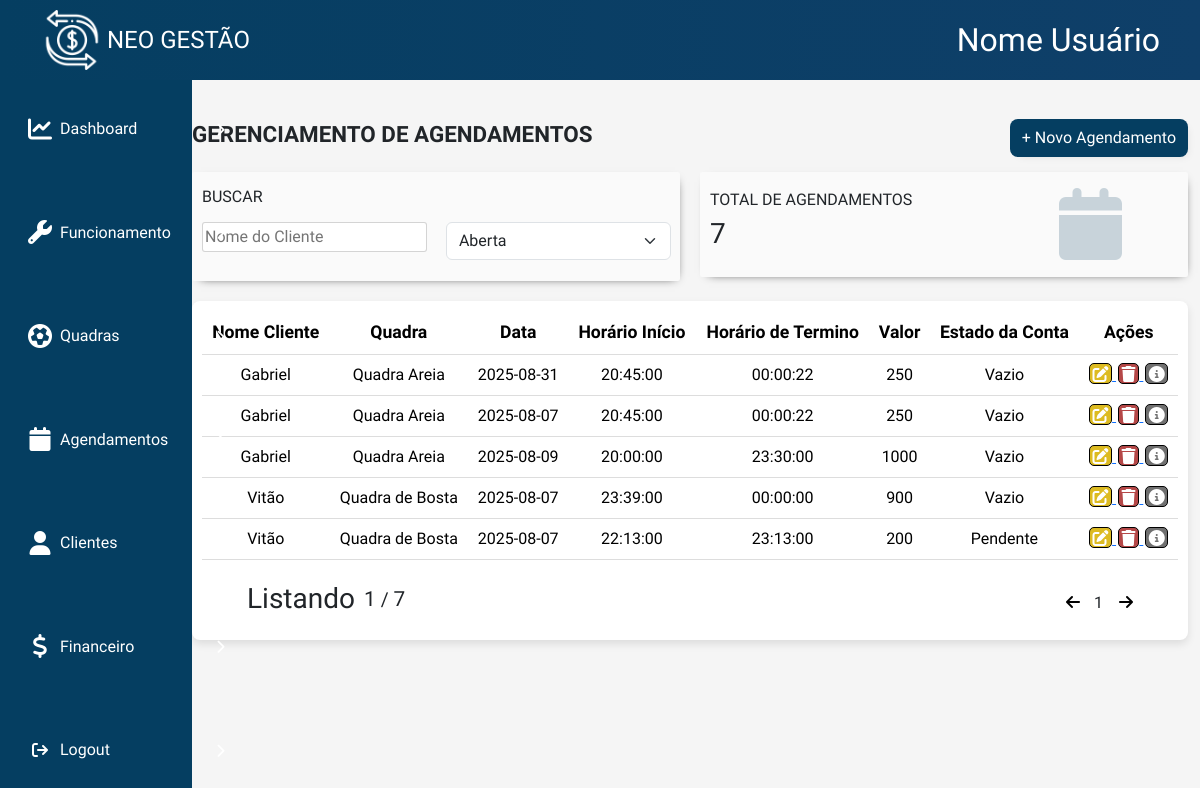
Page /public/assets/PHP/Agendamentos.php (signed in) on the committed database.
### tables this page shows
CREATE TABLE `agendamentos` (
  `id` int(11) NOT NULL,
  `id_empresa` int(11) NOT NULL,
  `id_cliente` int(11) NOT NULL,
  `id_quadra` int(11) NOT NULL,
  `dt` date NOT NULL,
  `horario_agendado` time NOT NULL,
  `tempo_alocado` time NOT NULL,
  `valor` float(10,2) NOT NULL,
  `estado_conta` int(11) NOT NULL
);

CREATE TABLE `clientes` (
  `id` int(11) NOT NULL,
  `id_empresa` int(11) NOT NULL,
  `nome` varchar(50) NOT NULL,
  `sobrenome` varchar(50) NOT NULL,
  `dt_nascimento` date DEFAULT NULL,
  `email` varchar(45) NOT NULL,
  `cpf` char(14) NOT NULL,
  `cnpj` varchar(18) DEFAULT NULL,
  `rg` char(12) NOT NULL,
  `celular` char(11) NOT NULL,
  `cep` char(9) NOT NULL,
  `uf` char(2) NOT NULL,
  `cidade` varchar(50) NOT NULL,
  `rua` varchar(50) NOT NULL,
  `nCasa` varchar(7) NOT NULL,
  `complemento` varchar(50) DEFAULT NULL,
  `data_cadastro` datetime DEFAULT current_timestamp()
);

CREATE TABLE `quadras` (
  `id` int(11) NOT NULL,
  `id_empresa` int(11) NOT NULL,
  `id_modalidade` int(11) NOT NULL,
  `descr` varchar(150) DEFAULT NULL,
  `disponibilidade` tinyint(1) NOT NULL,
  `valor_hora` float(10,2) NOT NULL
);

### public/assets/PHP/Agendamentos.php (the view, shortened to what this page needs)
?><!DOCTYPE html>
<html lang="pt-br">
<head>
    <link rel="stylesheet" href="../CSS/agendamentos.css">
    <link rel="stylesheet" href="../components/mensagem.css">
    <link rel="stylesheet" href="../components/header.css">
    <link rel="stylesheet" href="../components/sidebar.css">
    <link rel="stylesheet" href="../CSS/PopUp.css">
    <link rel="stylesheet" href="../CSS/bootstrap.min.css">
    <link rel="stylesheet" href="../CSS/all.css">
</head>
<body>
<div class="full-content">
    <?php include '../components/sidebar.php';?>
    <div id="main-content">
    <header><?php require '../components/header.php';?> </header>
        <?php include_once "./modalAgendamento/cadastroAgend.php"; ?>
        <main>
            <?php
            $query = $pdo ->prepare(
            "SELECT
            count(*) AS total_agendamentos
            FROM
            agendamentos"
            );
            $query -> execute();
            $resultAgendamentos = $query -> fetchAll(PDO::FETCH_ASSOC);
            $totalAgendamentos = [];
            foreach($resultAgendamentos as $agendamento){
                $totalAgendamentos[] = $agendamento['total_agendamentos'];
            }
            ?>
            <div class="container">
                <section class="top-area">
                    <div class="titulo">
                        <h3><strong>GERENCIAMENTO DE AGENDAMENTOS</strong></h3>
                    </div>
                    <div class="adicionar">
                        <button id='openPopUpCadastro' class="btn btn-primary" type="button" data-bs-toggle="modal" data-bs-target="#modalCadastro">+ Novo Agendamento</button>
                    </div>
                </section>
                    <div class="mid-area">
                        <div class="pesquisar">
                            <h6>BUSCAR</h6>
                            <div class="main-pesquisar">
                                <form action="" method="post">
                                    <div class="group">
                                        <input type="text"  name="nomeCli" id="nomeCli" placeholder="Nome do Cliente">
                                    </div>
                                    <div class="group">
                                        <select class="form-select" aria-label="Default select example" name="modalidadeQuadra" aria-placeholder="modalidade">
                                        <option value="0">Aberta</option>
                                        </select>
                                    </div>
                                </form>
                        </div>
                    </div>
                    <div class="total-agendamentos">
                        <div class="grupo">
                            <h6>TOTAL DE AGENDAMENTOS</h6>
                            <div class="main-total-agendamentos">
                                <h3><label for="totalAgend"><?=$totalAgendamentos[0]?></label></h3>
                                <div class="icone-total">
                                    <i class="fa-solid fa-calendar fa-xl"></i>
                                </div>
                            </div>
                        </div>
                    </div>
                </div>
                    <div class="table-clientes">
                        <table class="table table-hover">
                            <thead>
                                <tr>
                                <th scope="col">Nome Cliente</th>
                                <th scope="col">Quadra</th>
                                <th scope="col">Data</th>
                                <th scope="col">Horário Início</th>
                                <th scope="col">Horário de Termino</th>
                                <th scope="col">Valor</th>
                                <th scope="col">Estado da Conta</th>
                                <th scope="col">Ações</th>
                                </tr>
                            </thead>
                            <?php
                            try {
                                $stmt = $pdo->query(
                                "SELECT
                                cli.nome AS nome_cliente,
                                q.descr AS quadras,
                                ag.id,
                                ag.dt,
                                ag.horario_agendado,
                                ag.tempo_alocado,
                                ag.valor,
                                ag.estado_conta
                                FROM agendamentos ag
                                JOIN clientes cli ON ag.id_cliente = cli.id
                                JOIN quadras q ON ag.id_quadra = q.id
                                ");
                                $agendamentos= $stmt->fetchAll(PDO::FETCH_ASSOC);
                            } catch ( PDOException $e) {
                                echo 'erro ao buscar clientes' . $e -> getMessage();
                            }
                            ?>
                            <tbody>
                            <?php
                             foreach ($agendamentos as $agendamento):
                            ?>
                            <tr>
                                <td><label>
                                <?=empty($agendamento['nome_cliente']) ? '<span>Vazio</span>' :
                                $agendamento['nome_cliente']?>
                                </label></td>
                                <td><label>
                                <?=empty($agendamento['quadras']) ? '<span>Vazio</span>' :
                                $agendamento['quadras']?>
                                </label></td>
                                <td><label>
                                <?=empty($agendamento['dt']) ? '<span>Vazio</span>' :
                                $agendamento['dt']?>
                                </label></td>
                                <td><label>
                               <?=empty($agendamento['horario_agendado']) ? '<span>Vazio</span>' :
                                $agendamento['horario_agendado']?>
                                </label></td>
                                <td><label>
                                <?=empty($agendamento['tempo_alocado']) ? '<span>Vazio</span>' :
                                $agendamento['tempo_alocado']?>
                                </label></td>
                                <td><label>
                                <?=empty($agendamento['valor']) ? '<span>Vazio</span>' :
                                $agendamento['valor']?>
                                </label></td>
                                <td><label>
                                <?php
                                if($agendamento['estado_conta'] == 1) {
                                echo 'Pendente';
                                } elseif($agendamento['estado_conta'] == 2){
                                echo 'Pago';
                                } else if($agendamento['estado_conta'] == 3) {
                                echo 'Cancelado';
                                } else{
                                    echo 'Vazio';
                                } ?>
                                </label></td>
                               <td class='icons-item'>
                                    <a href="#"
                                    data-bs-toggle="modal"
                                    data-bs-target="#modalEditar"
                                    data-id="<?= $agendamento['id']; ?>">
                                    <i class="fa-solid fa-pen-to-square first"></i>
                                    </a>
                                    <a href="#"
                                    data-bs-toggle="modal"
                                    data-bs-target="#modalExcluir"
                                    data-id="<?= $agendamento['id']; ?>">
                                    <i class="fa-solid fa-trash second"></i>
                                    </a>
                                    <a href="#"
                                    data-bs-toggle="modal"
                                    data-bs-target="#modalInfo"
                                    data-id="<?= $agendamento['id']; ?>">
                                    <i class="fa-solid fa-circle-info third"></i>
                                    </a>
                                </td>
                            </tr>
                            <?php
                                endforeach;
                            ?>
                            </tbody>
                        </table>
                        <div class="footer-table">
                            <div class='esquerda'>
                                <h3>Listando</h3>
                                <div class='labels'><label for='paginaAtual'>1</label> <p>/</p> <label for='totalPaginas'>7</label></div></div>
                                <div class='direita'><a href='#'><i class='fa-solid fa-arrow-left'></i></a> <label for='paginaAtual'>1</label> <a href='#'><i class='fa-solid fa-arrow-right'></i></a></div>
                        </div>
                    </div>
                </div>
            </div>
    </div>
</body>
</html>

### public/assets/CSS/agendamentos.css (style rules this page uses)
* { margin: 0; padding: 0; box-sizing: border-box; font-family: "Cabin", sans-serif; }
.full-content { display: flex; width: 100%; min-height: 100vh; flex-direction: column; }
.container { width: 100%; height: 100%; display: flex; flex-direction: column; }
.titulo h3 { max-width: 100%; width: 100%; font-size: 1.4rem; }
.top-area { display: flex; padding: 15px 0; align-items: center; justify-content: space-between; width: 100%; }
.top-area .adicionar { margin-left: 3px; max-width: 100%; }
.top-area .adicionar button { background-color: rgba(5, 62, 97, 1); color: white; height: 38px; width: 100%; border-radius: 8px; font-weight: 500; box-shadow: 4px 4px 8px -5px rgba(0, 0, 0, 0.1); border: none; }
.mid-area { display: flex; width: 100%; height: 100%; justify-content: space-between; }
.pesquisar { display: flex; justify-content: center; flex-direction: column; width: 49%; height: 100%; padding: 15px 0px; margin-bottom: 20px; border-radius: 2px; box-shadow: 2px 3px 10px -7px rgb(0, 0, 0); background-color: rgb(250, 250, 250); }
.pesquisar h6 { padding: 0px 0px 0px 10px; }
.main-pesquisar { padding: 8px 9px 6px 10px; width: 100%; }
.main-pesquisar form { display: flex; justify-content: space-between; }
.group { display: flex; flex-direction: column; width: 48%; }
input { width: 100%; outline: none; border: 0.1px solid rgba(185, 185, 185, 0.61); border-radius: 3px; padding: 2px 2px; }
.total-agendamentos { display: flex; width: 49%; height: 100%; padding: 18px 0px; margin-bottom: 20px; border-radius: 2px; box-shadow: 2px 3px 10px -7px rgb(0, 0, 0); background-color: rgb(250, 250, 250); position: relative; }
.total-agendamentos h6 { padding-left: 10px; }
.main-total-agendamentos { padding: 0px 0px 0px 10px; }
.icone-total { position: absolute; top: 50%; left: 50%; transform: translate(25%, -50%); z-index: 1; opacity: 0.20; color: rgba(5, 62, 97, 1); font-size: 3rem; width: 40%; height: 100%; display: flex; align-items: center; justify-content: center; }
.table-clientes { width: 100% !important; height: 100%; margin: 0 auto; background-color: #ffffff; border-radius: 8px; box-shadow: 0 4px 8px rgba(0, 0, 0, 0.1); padding: 10px; justify-content: space-between; }
table { width: 100% !important; margin: 0 auto; justify-content: space-between; }
table th { font-size: 1.1rem; font-weight: 600; }
table td { font-size: 1rem; font-weight: 400; }
table th, table td { padding: 10px; text-align: center; border-bottom: 1px solid #ddd; }
table td a:not(:last-child) { margin-right: 2px; }
table td i { color: rgb(255, 255, 255); border: 0.5px solid black; padding: 2px 2.5px 1.8px 2.5px; border-radius: 5px; background-color: rgb(221, 187, 33); align-items: center; justify-content: center; }
.icons-item .second { background-color: #B54848; color: white; padding: 2px 2.8px 1.8px 2.5px; }
.icons-item .third { background-color: #707070; color: white; }
.footer-table { display: flex; align-items: center; justify-content: space-between; margin: 0 25px 0 25px; }
.footer-table .esquerda { display: flex; flex-direction: row; align-items: center; }
.footer-table .esquerda label { margin-bottom: 6px; font-size: 1.3rem; }
.footer-table .esquerda p { margin-top: 10px; font-size: 1.2rem; }
.footer-table .esquerda label, p { margin-left: 5px; }
.footer-table .esquerda .labels { display: flex; flex-direction: row; margin-left: 4px; align-items: center; }
.footer-table .direita a { color: black; }
.footer-table .direita { margin-right: 20px; }
.footer-table .direita a:not(:last-child) { margin-right: 10px; }
.footer-table .direita label { margin-right: 12px; }

### public/assets/components/sidebar.css (style rules this page uses)
#main-content { flex: 1; background: whitesmoke; margin-left: 15vw; margin-top: 80px; padding: 24px 0px 0px 0px; }
.full-content { display: flex; width: 100%; min-height: 100vh; }
.esquerda { display: flex; margin-left: 20px; }

### public/assets/CSS/PopUp.css (style rules this page uses)
* { box-sizing: border-box; }

### rows in the picture
agendamentos: id_cliente.nome "Gabriel", id_quadra.descr "Quadra Areia", dt "2025-08-31", horario_agendado "20:45:00", tempo_alocado "00:00:22", valor "250", estado_conta "Vazio"
agendamentos: id_cliente.nome "Gabriel", id_quadra.descr "Quadra Areia", dt "2025-08-07", horario_agendado "20:45:00", tempo_alocado "00:00:22", valor "250", estado_conta "Vazio"
agendamentos: id_cliente.nome "Gabriel", id_quadra.descr "Quadra Areia", dt "2025-08-09", horario_agendado "20:00:00", tempo_alocado "23:30:00", valor "1000", estado_conta "Vazio"
agendamentos: id_cliente.nome "Vitão", id_quadra.descr "Quadra de Bosta", dt "2025-08-07", horario_agendado "23:39:00", tempo_alocado "00:00:00", valor "900", estado_conta "Vazio"
agendamentos: id_cliente.nome "Vitão", id_quadra.descr "Quadra de Bosta", dt "2025-08-07", horario_agendado "22:13:00", tempo_alocado "23:13:00", valor "200", estado_conta "Pendente"

### other values in the picture
$totalAgendamentos[0] "7"
